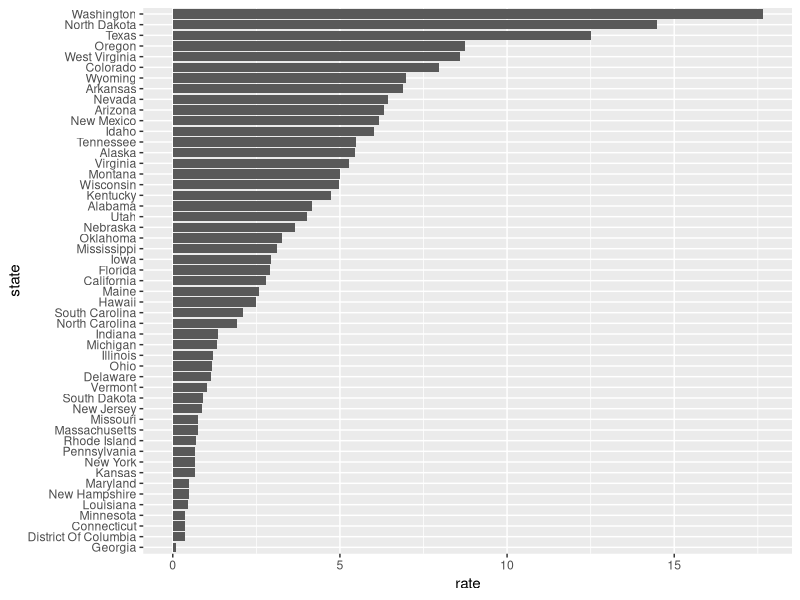
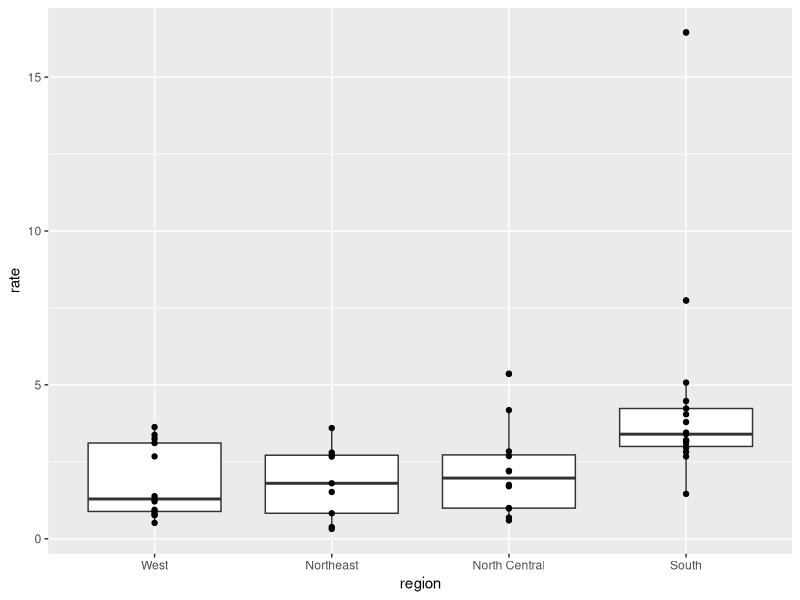

The R script that drew these images, in order:
library(dplyr)
library(ggplot2)
library(dslabs)
data(us_contagious_diseases)
dat <- us_contagious_diseases %>% filter(year == 1967 & disease=="Measles" & count>0 & !is.na(population)) %>%
  mutate(rate = count / population * 10000 * 52 / weeks_reporting)
dat$state<-reorder(dat$state,dat$rate)#reorder levels of state from Alphabetical to highest rate on top
dat %>% ggplot(aes(state, rate)) +
  geom_bar(stat="identity") +
  coord_flip()

#*****
library(dplyr)
library(ggplot2)
library(dslabs)
data(murders)
murders %>% mutate(rate = total/population*100000) %>%
  mutate(region=reorder(region, rate, FUN=median)) %>%
  ggplot(aes(region, rate)) +
  geom_boxplot() +
  geom_point()
